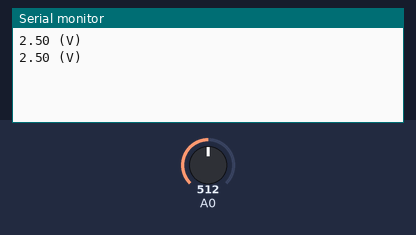
A sketch run on a simulated Arduino Uno, built with avr-gcc and run on an emulated ATmega328P. Parts: the last lines printed to the serial monitor. The inputs (shaded band) are chosen by the test bench; at power-on: A0 = 512.

Above: at 2.8 s.
2.9 s: A0 set to 716
At 5.1 s:
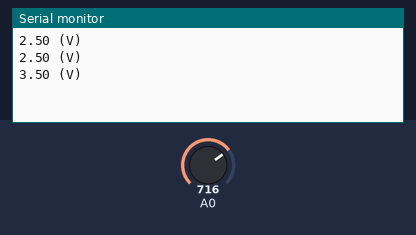
5.6 s: A0 set to 900
At 6.7 s:
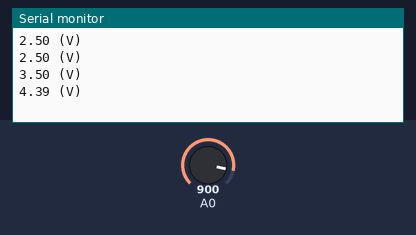
Timing chart, 0 to 8.6 s (numbered marks = the images above; inputs shaded):
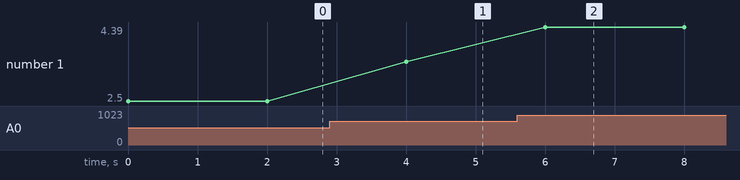

The sketch:

voltage.ino
```cpp
void setup() {
  // put your setup code here, to run once:
  Serial.begin(9600);

}

void loop() {
  // put your main code here, to run repeatedly:
  float voltage = analogRead(A0) * 5 / 1024.;

  Serial.print(voltage);
  Serial.println(" (V)");
  delay(2000);
}
```

Measured:
- after the input at 2.9 s, the serial monitor: prints a new line after 1.1 s (image 1)
- after the input at 5.6 s, the serial monitor: prints a new line after 0.40 s (image 2)
- plotted number 1: 2.5 → 3.5 after the input at 2.9 s, 3.5 → 4.39 after the input at 5.6 s
